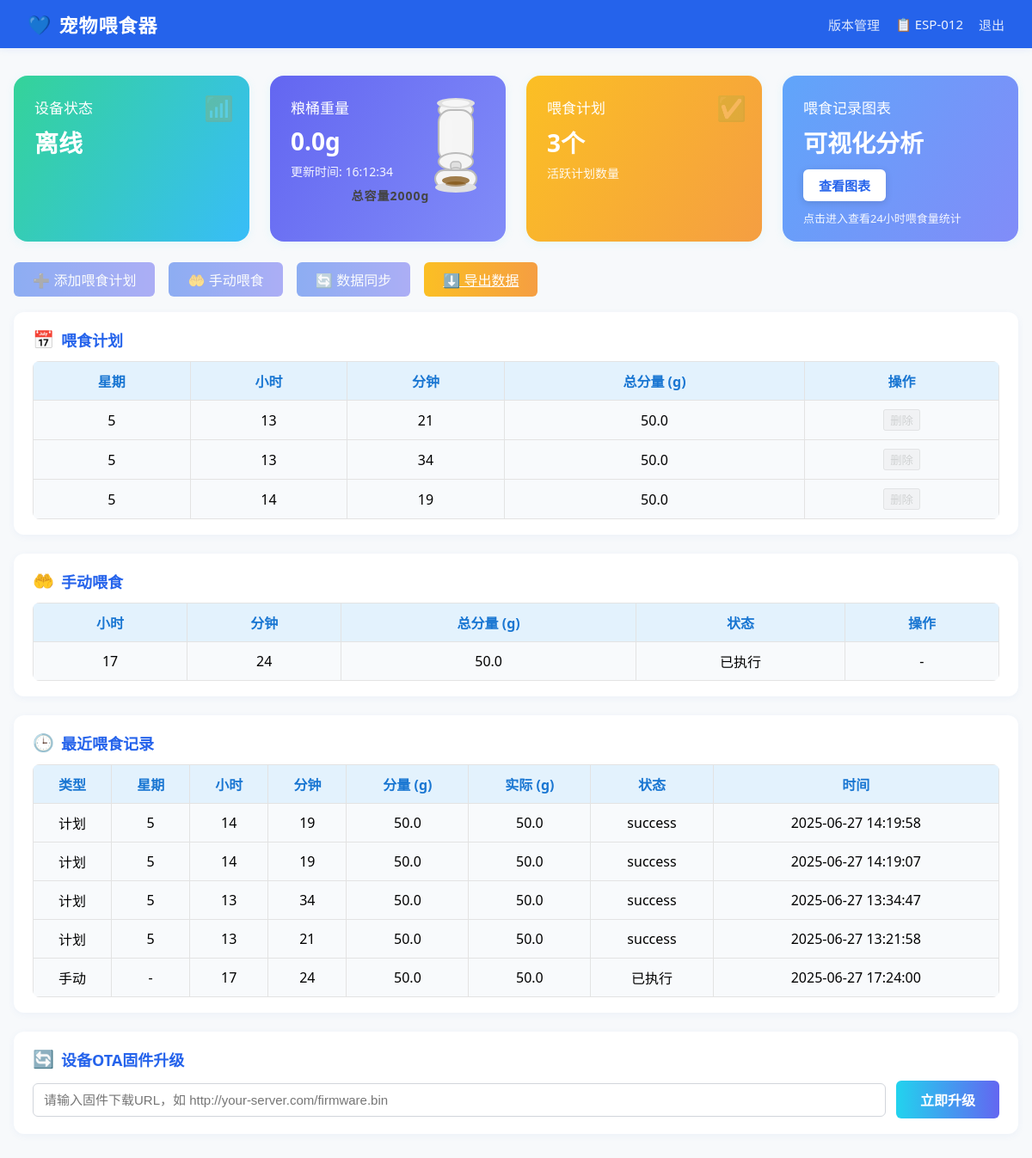
Page /?device_id=ESP-012 (signed in) on the committed database.
### pet_feeder_server.py (models this page shows)
class Device(db.Model):
    __tablename__ = 'devices'
    id = db.Column(db.Integer, primary_key=True)
    device_id = db.Column(db.String(20), unique=True, nullable=False)
    password = db.Column(db.String(100), nullable=False)
    device_type = db.Column(db.String(50), default='pet_feeder')
    firmware_version = db.Column(db.String(20), default='1.0.0')
    protocol_version = db.Column(db.String(10), default='1.0')  # 新增：协议版本
    hardware_version = db.Column(db.String(10), default='1.0')  # 新增：硬件版本
    first_seen = db.Column(db.DateTime, default=datetime.utcnow)
    last_seen = db.Column(db.DateTime, default=datetime.utcnow)
    is_online = db.Column(db.Boolean, default=False)
    heartbeat_count = db.Column(db.Integer, default=0)
    grain_weight = db.Column(db.Float, default=0.0)  # 粮桶重量
    last_grain_update = db.Column(db.DateTime, default=datetime.utcnow)
    boot_count = db.Column(db.Integer, default=0)  # 新增：启动次数
    install_time = db.Column(db.DateTime, default=datetime.utcnow)  # 新增：安装时间

class FeedingRecord(db.Model):
    __tablename__ = 'feeding_records'
    id = db.Column(db.Integer, primary_key=True)
    device_id = db.Column(db.String(20), db.ForeignKey('devices.device_id'), nullable=False)
    day_of_week = db.Column(db.Integer, nullable=False)
    hour = db.Column(db.Integer, nullable=False)
    minute = db.Column(db.Integer, nullable=False)
    feeding_amount = db.Column(db.Float, nullable=False)
    actual_amount = db.Column(db.Float, nullable=True)  # 实际喂食量
    status = db.Column(db.String(20), default='success')  # success, failed, partial
    created_at = db.Column(db.DateTime, default=datetime.utcnow)

class ManualFeeding(db.Model):
    __tablename__ = 'manual_feedings'
    id = db.Column(db.Integer, primary_key=True)
    device_id = db.Column(db.String(20), db.ForeignKey('devices.device_id'), nullable=False)
    hour = db.Column(db.Integer, nullable=False)
    minute = db.Column(db.Integer, nullable=False)
    feeding_amount = db.Column(db.Float, nullable=False)
    is_confirmed = db.Column(db.Boolean, default=False)  # 新增：设备确认收到指令
    is_executed = db.Column(db.Boolean, default=False)   # 设备实际执行
    created_at = db.Column(db.DateTime, default=datetime.utcnow)
    executed_at = db.Column(db.DateTime, nullable=True)
    is_pending_delete = db.Column(db.Boolean, default=False)  # 新增：标记为待删除

### pet_feeder_server.py (the view, shortened to what this page needs)
@app.route('/', methods=['GET', 'POST'])
def index():
    if request.method == 'POST':
        if request.headers.get('Host', '').startswith('hub5p.sandai.net'):
            return '', 404
        print("收到POST /，请求头：", dict(request.headers))
        return redirect(url_for('index'))
    if 'admin_user' in session and request.args.get('device_id'):
        device_id = request.args.get('device_id')
        device = Device.query.filter_by(device_id=device_id).first()
        if not device:
            flash('设备不存在', 'error')
            return redirect(url_for('admin_devices'))
    beijing = pytz.timezone('Asia/Shanghai')
    last_seen_local = device.last_seen.replace(tzinfo=pytz.utc).astimezone(beijing) if device.last_seen else None
    last_grain_update_local = device.last_grain_update.replace(tzinfo=pytz.utc).astimezone(beijing) if device.last_grain_update else None
    feeding_plans = FeedingPlan.query.filter_by(device_id=device_id, is_active=True, is_pending_delete=False).all()
    manual_feedings = ManualFeeding.query.filter_by(device_id=device_id, is_executed=False, is_pending_delete=False).all()
    recent_manual_feedings = ManualFeeding.query.filter_by(device_id=device_id, is_pending_delete=False).order_by(ManualFeeding.created_at.desc()).limit(10).all()
    recent_records = FeedingRecord.query.filter_by(device_id=device_id).order_by(FeedingRecord.created_at.desc()).limit(10).all()
    for record in recent_records:
        record.created_at_local = record.created_at.replace(tzinfo=pytz.utc).astimezone(beijing)
    for m in recent_manual_feedings:
        if m.executed_at:
            m.executed_at_local = m.executed_at.replace(tzinfo=pytz.utc).astimezone(beijing)
    merged_plans = {}
    for plan in feeding_plans:
        key = f"{plan.day_of_week}-{plan.hour}-{plan.minute}"
        merged_plans[key] = merged_plans.get(key, 0) + plan.feeding_amount
    merged_manuals = {}
    for m in recent_manual_feedings:
        if m.is_confirmed and not m.is_executed:
            key = f"{m.hour}-{m.minute}-0"  # 0表示待执行
            merged_manuals[key] = merged_manuals.get(key, 0) + m.feeding_amount
        elif m.is_executed:
            key = f"{m.hour}-{m.minute}-1"  # 1表示已执行
            merged_manuals[key] = merged_manuals.get(key, 0) + m.feeding_amount
    return render_template('index.html',
                         device=device,
                         feeding_plans=feeding_plans,
                         manual_feedings=manual_feedings,
                         recent_manual_feedings=recent_manual_feedings,
                         recent_records=recent_records,
                         last_seen_local=last_seen_local,
                         last_grain_update_local=last_grain_update_local,
                         merged_plans=merged_plans,
                         merged_manuals=merged_manuals)

### templates/index.html (shortened to what this page needs)
<!DOCTYPE html>
<html lang="zh-CN">
<head>
</head>
<body>
    <div class="navbar">
        <div class="logo">宠物喂食器</div>
        <div class="nav-right">
            <a href="/admin/versions" class="logout">版本管理</a>
            <span class="device-id">📋 {{ device.device_id }}</span>
            <a href="/logout" class="logout">退出</a>
        </div>
    </div>
    <div class="main-container">
        <div class="status-cards">
            <div class="status-card status-online">
                <div class="card-title">设备状态</div>
                <div class="card-value">{{ '在线' if device.is_online else '离线' }}</div>
                <div class="card-icon">📶</div>
            </div>
            <div class="status-card status-weight">
                <div class="card-title">粮桶重量</div>
                <div class="card-value">{{ device.grain_weight }}g</div>
                <div class="card-desc">更新时间: {{ last_grain_update_local.strftime('%H:%M:%S') if last_grain_update_local else '-' }}</div>
                <div style="position:absolute;top:18px;right:18px;display:flex;flex-direction:column;align-items:center;">
                    {% set percent = (device.grain_weight / 2000.0) if device.grain_weight < 2000 else 1.0 %}
                    <svg width="80" height="120" viewBox="0 0 80 120">
                        <defs>
                            <clipPath id="siloFillClip">
                                <rect x="20" y="22" width="40" height="60" rx="14"/>
                            </clipPath>
                        </defs>
                        <ellipse cx="40" cy="22" rx="20" ry="10" fill="#f5f5f5" stroke="#bbb" stroke-width="2"/>
                        <rect x="20" y="22" width="40" height="60" rx="14" fill="#f5f5f5" stroke="#bbb" stroke-width="2"/>
                        <ellipse cx="40" cy="82" rx="20" ry="10" fill="#f5f5f5" stroke="#bbb" stroke-width="2"/>
                        {% set fill_h = 60 * percent %}
                        <rect x="20" y="{{ 22+60-fill_h }}" width="40" height="{{ fill_h }}" fill="#7c4a03" clip-path="url(#siloFillClip)"/>
                        <ellipse cx="32" cy="52" rx="5" ry="22" fill="#fff" fill-opacity="0.10"/>
                        <ellipse cx="40" cy="14" rx="22" ry="6" fill="#e0e0e0"/>
                        <ellipse cx="40" cy="14" rx="16" ry="4" fill="#fff" fill-opacity="0.7"/>
                        <rect x="34" y="82" width="12" height="10" rx="4" fill="#e0e0e0" stroke="#bbb" stroke-width="1.5"/>
                        <ellipse cx="40" cy="92" rx="6" ry="3" fill="#e0e0e0" stroke="#bbb" stroke-width="1.5"/>
                        <rect x="16" y="92" width="48" height="20" rx="10" fill="#f5f5f5" stroke="#bbb" stroke-width="2"/>
                        <ellipse cx="40" cy="112" rx="24" ry="6" fill="#e0e0e0"/>
                        <ellipse cx="40" cy="104" rx="16" ry="5" fill="#7c4a03" fill-opacity="0.7"/>
                        <ellipse cx="40" cy="108" rx="12" ry="3" fill="#7c4a03" fill-opacity="0.5"/>
                    </svg>
                </div>
                <div style="width:100%;text-align:center;font-size:14px;font-weight:bold;color:#444;margin-top:8px;letter-spacing:1px;">总容量2000g</div>
            </div>
            <div class="status-card status-plan" style="position:relative;">
                <div class="card-title">喂食计划</div>
                <div class="card-value">{{ feeding_plans|length }}个</div>
                <div class="card-desc">活跃计划数量</div>
                <div class="card-icon">✅</div>
            </div>
            <div class="status-card status-chart" style="background:linear-gradient(120deg,#60a5fa 0%,#818cf8 100%);color:#fff;">
                <div class="card-title">喂食记录图表</div>
                <div class="card-value" style="margin-bottom:12px;">可视化分析</div>
                <button onclick="window.location.href='/feeding_chart'" style="padding:8px 18px;font-size:15px;border-radius:6px;background:#fff;color:#2563eb;border:none;cursor:pointer;font-weight:600;box-shadow:0 2px 8px #0002;">查看图表</button>
                <div class="card-desc" style="margin-top:10px;font-size:13px;opacity:0.92;">点击进入查看24小时喂食量统计</div>
            </div>
        </div>
        <div class="actions-bar">
            <button onclick="showPlanModal()" id="addPlanBtn" {% if not device.is_online %}disabled style="opacity:0.5;cursor:not-allowed;"{% endif %}>➕ 添加喂食计划</button>
            <button onclick="showManualFeedModal()" id="manualFeedBtn" {% if not device.is_online %}disabled style="opacity:0.5;cursor:not-allowed;"{% endif %}>🤲 手动喂食</button>
            <button id="syncBtn" {% if not device.is_online %}disabled style="opacity:0.5;cursor:not-allowed;"{% endif %}>🔄 数据同步</button>
            <a class="export-btn" href="/export_feeding_records/{{ device.device_id }}">⬇️ 导出数据</a>
        </div>
        <div class="card-section">
            <div class="section-title"><span class="icon">📅</span>喂食计划</div>
            <table>
                <tr><th>星期</th><th>小时</th><th>分钟</th><th>总分量 (g)</th><th>操作</th></tr>
                {% for key, total in merged_plans.items() %}
                {% set parts = key.split('-') %}
                <tr>
                    <td>{{ parts[0] }}</td>
                    <td>{{ '%02d'|format(parts[1]|int) }}</td>
                    <td>{{ '%02d'|format(parts[2]|int) }}</td>
                    <td>{{ total }}</td>
                    <td>
                        <button onclick="deleteMergedPlan('{{ key }}')" {% if not device.is_online %}disabled style="opacity:0.5;cursor:not-allowed;"{% endif %} style="color:#e53935;">删除</button>
                    </td>
                </tr>
                {% else %}
                <tr><td colspan="5">暂无喂食计划</td></tr>
                {% endfor %}
            </table>
        </div>
        <div class="card-section">
            <div class="section-title"><span class="icon">🤲</span>手动喂食</div>
            <table>
                <tr><th>小时</th><th>分钟</th><th>总分量 (g)</th><th>状态</th><th>操作</th></tr>
                {% for key, total in merged_manuals.items() %}
                {% set parts = key.split('-') %}
                <tr>
                    <td>{{ '%02d'|format(parts[0]|int) }}</td>
                    <td>{{ '%02d'|format(parts[1]|int) }}</td>
                    <td>{{ total }}</td>
                    <td>
                        {% if parts[2] == '1' %}
                            已执行
                        {% else %}
                            待执行
                        {% endif %}
                    </td>
                    <td>
                        {% if parts[2] == '0' %}
                        <button onclick="deleteMergedManual('{{ key }}')" {% if not device.is_online %}disabled style="opacity:0.5;cursor:not-allowed;"{% endif %} style="color:#e53935;">删除</button>
                        {% else %}
                        -
                        {% endif %}
                    </td>
                </tr>
                {% endfor %}
            </table>
        </div>
        <div class="card-section">
            <div class="section-title"><span class="icon">🕒</span>最近喂食记录</div>
            <table>
                <tr><th>类型</th><th>星期</th><th>小时</th><th>分钟</th><th>分量 (g)</th><th>实际 (g)</th><th>状态</th><th>时间</th></tr>
                {% for record in recent_records %}
                <tr>
                    <td>计划</td>
                    <td>{{ record.day_of_week }}</td>
                    <td>{{ '%02d'|format(record.hour) }}</td>
                    <td>{{ '%02d'|format(record.minute) }}</td>
                    <td>{{ record.feeding_amount }}</td>
                    <td>{{ record.actual_amount }}</td>
                    <td>{{ record.status }}</td>
                    <td>{{ record.created_at_local.strftime('%Y-%m-%d %H:%M:%S') }}</td>
                </tr>
                {% endfor %}
                {% for m in recent_manual_feedings %}
                {% if m.is_executed %}
                <tr>
                    <td>手动</td>
                    <td>-</td>
                    <td>{{ '%02d'|format(m.hour) }}</td>
                    <td>{{ '%02d'|format(m.minute) }}</td>
                    <td>{{ m.feeding_amount }}</td>
                    <td>{{ m.feeding_amount }}</td>
                    <td>已执行</td>
                    <td>{{ m.executed_at_local.strftime('%Y-%m-%d %H:%M:%S') if m.executed_at_local else '-' }}</td>
                </tr>
                {% endif %}
                {% endfor %}
            </table>
        </div>
        <div class="card-section" style="margin-bottom: 28px;">
            <div class="section-title"><span class="icon">🔄</span> 设备OTA固件升级</div>
            <form id="ota-form" style="display: flex; gap: 12px; align-items: center; flex-wrap: wrap;">
                <input type="url" id="ota-url" name="ota_url" placeholder="请输入固件下载URL，如 http://your-server.com/firmware.bin" style="flex:1; min-width:220px; padding:10px 12px; border-radius:6px; border:1px solid #d1d5db; font-size:15px;" required>
                <button type="submit" style="padding:10px 28px; border:none; border-radius:6px; background:linear-gradient(90deg,#22d3ee 0%,#6366f1 100%); color:#fff; font-size:16px; font-weight:600; cursor:pointer; transition:background 0.2s;">立即升级</button>
            </form>
        </div>
    </div>
</body>
</html>

### rows in the picture
Device: device_id "ESP-012", is_online "离线", grain_weight "0.0"
FeedingRecord: day_of_week "5", hour "14", minute "19", feeding_amount "50.0", actual_amount "50.0", status "success", created_at_local "2025-06-27 14:19:58"
FeedingRecord: day_of_week "5", hour "14", minute "19", feeding_amount "50.0", actual_amount "50.0", status "success", created_at_local "2025-06-27 14:19:07"
FeedingRecord: day_of_week "5", hour "13", minute "34", feeding_amount "50.0", actual_amount "50.0", status "success", created_at_local "2025-06-27 13:34:47"
FeedingRecord: day_of_week "5", hour "13", minute "21", feeding_amount "50.0", actual_amount "50.0", status "success", created_at_local "2025-06-27 13:21:58"
ManualFeeding: hour "17", minute "24", feeding_amount "50.0", executed_at_local "2025-06-27 17:24:00"

### other values in the picture
{{ feeding_plans|length }} "3"
{{ parts[0] }} "5" "5" "5"
{{ '%02d'|format(parts[1]|int) }} "13" "13" "14"
{{ '%02d'|format(parts[2]|int) }} "21" "34" "19"
{{ total }} "50.0" "50.0" "50.0"
{{ '%02d'|format(parts[0]|int) }} "17"
{{ '%02d'|format(parts[1]|int) }} "24"
{{ total }} "50.0"
